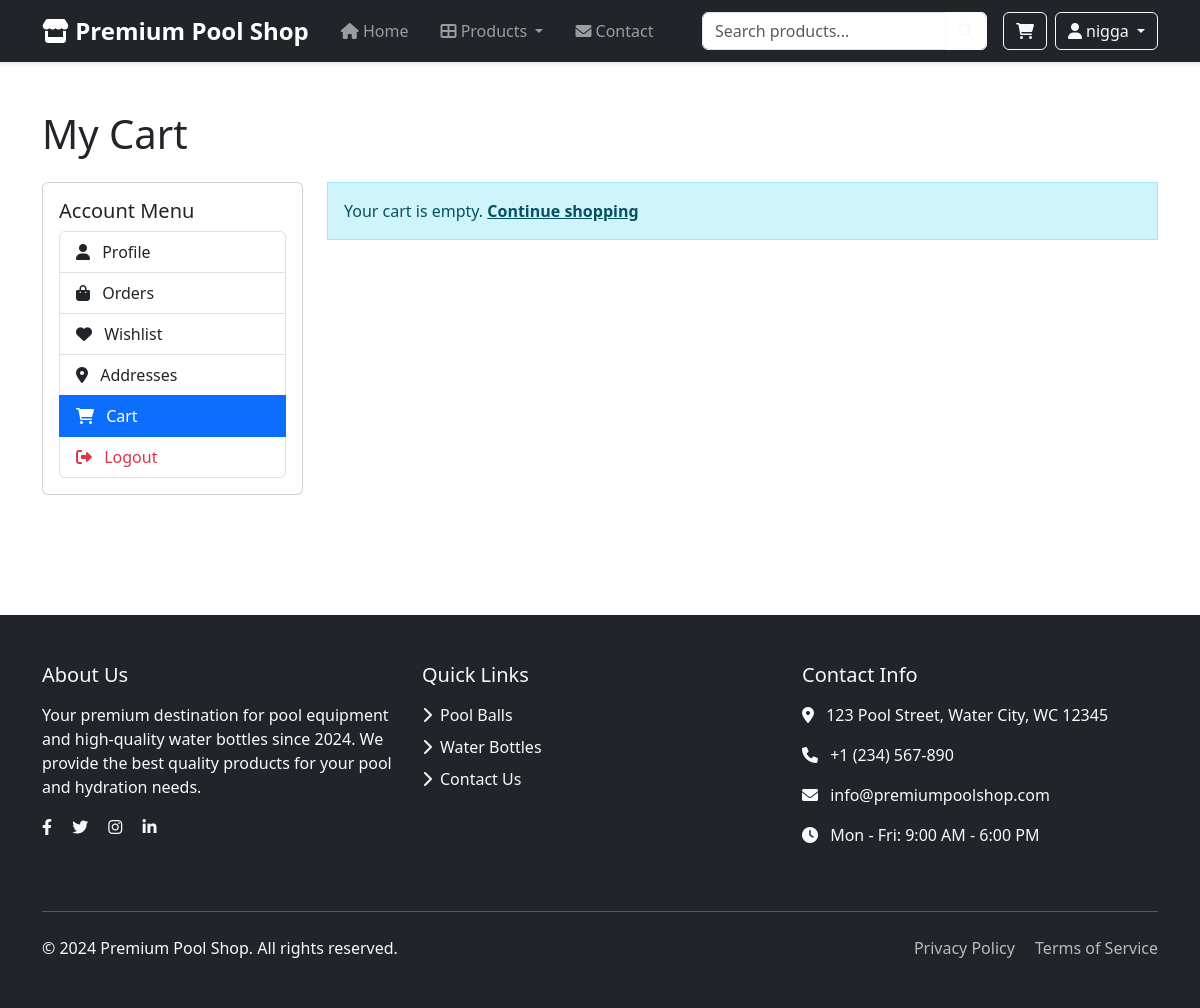
The app's page /cart/cart.php (signed in), older data.
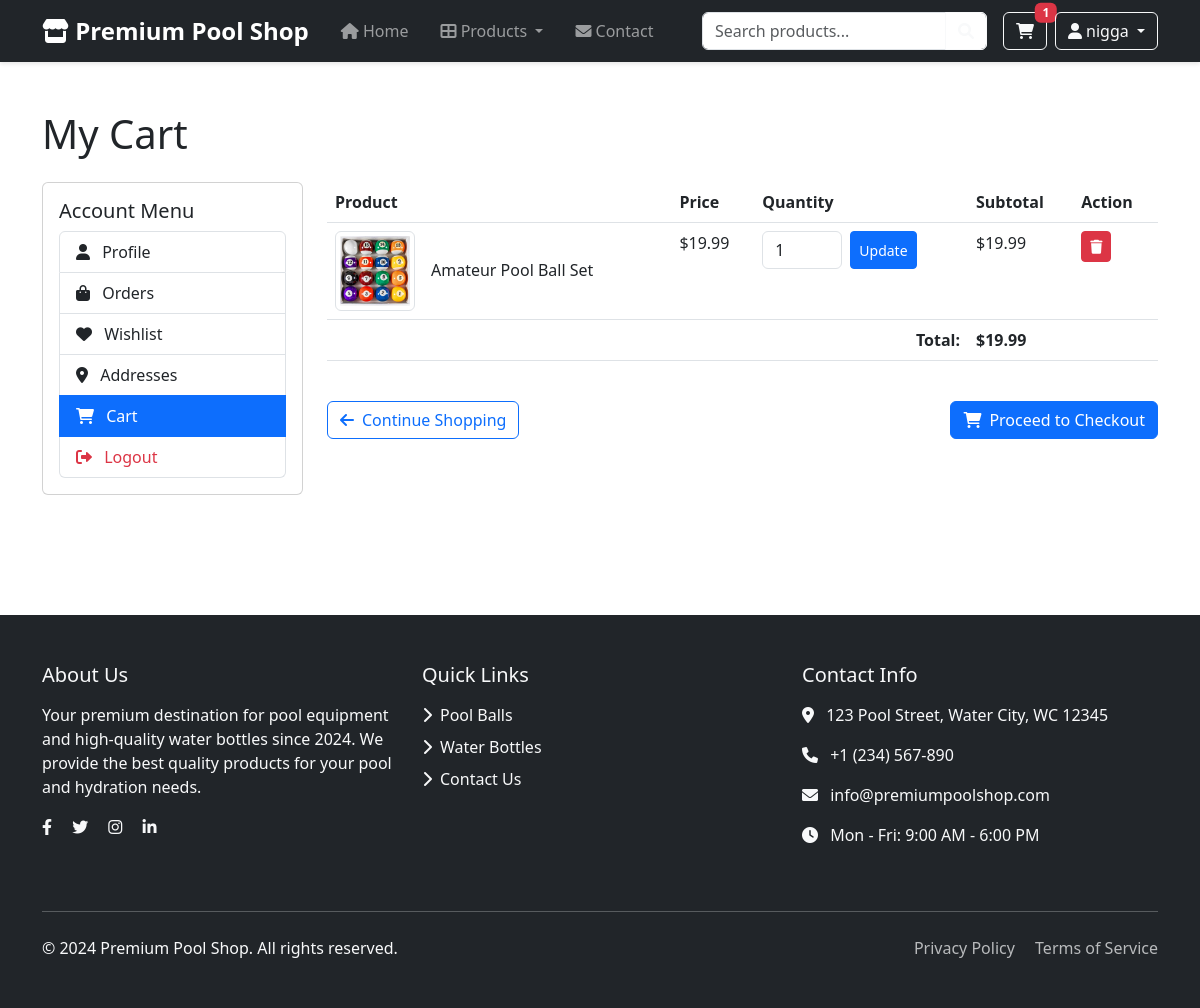
The same page, newer data.
### tables this page shows
CREATE TABLE `cart` (
  `id` int(11) NOT NULL,
  `user_id` int(11) NOT NULL,
  `product_id` int(11) NOT NULL,
  `quantity` int(11) NOT NULL DEFAULT 1
);

CREATE TABLE `products` (
  `id` int(11) NOT NULL,
  `name` varchar(100) NOT NULL,
  `description` text DEFAULT NULL,
  `size` varchar(50) DEFAULT NULL,
  `weight` decimal(10,2) DEFAULT NULL,
  `price` decimal(10,2) NOT NULL,
  `stock_quantity` int(11) NOT NULL DEFAULT 0,
  `category_id` int(11) DEFAULT NULL
);

### includes/config/session.php (called while the page is built, shortened)
<?php
function isLoggedIn() {
    return isset($_SESSION['user_id']);
}
function getCurrentUsername() {
    return $_SESSION['username'] ?? 'Guest';
}
?>

### cart/cart.php (the view, shortened to what this page needs)
<?php
require_once __DIR__ . "/../includes/config/database.php";
require_once __DIR__ . "/../includes/config/session.php";
$cart_sql = "SELECT c.*, p.name, p.price, p.stock_quantity,
            (SELECT image_url FROM product_images WHERE product_id = p.id AND image_order = 1 LIMIT 1) as product_image
            FROM cart c
            JOIN products p ON c.product_id = p.id
            WHERE c.user_id = ?";
$cart_stmt = mysqli_prepare($conn, $cart_sql);
mysqli_stmt_bind_param($cart_stmt, "i", $_SESSION['user_id']);
mysqli_stmt_execute($cart_stmt);
$cart_result = mysqli_stmt_get_result($cart_stmt);
$cart_items = [];
$total = 0;
while ($row = mysqli_fetch_assoc($cart_result)) {
    $item = [
        'id' => $row['id'],
        'product_id' => $row['product_id'],
        'name' => $row['name'],
        'quantity' => $row['quantity'],
        'price' => $row['price'],
        'stock_quantity' => $row['stock_quantity'],
        'product_image' => $row['product_image']
    ];
    $cart_items[] = $item;
    $total += $item['price'] * $item['quantity'];
}
include __DIR__ . '/../includes/components/header.php';
?>
<div class="container py-5">
    <h1 class="mb-4">My Cart</h1>
    <div class="row">
        <?php include __DIR__ . '/../includes/components/account_menu.php'; ?>
        <div class="col-md-9">
            <?php if (empty($cart_items)): ?>
                <div class="alert alert-info">
                    Your cart is empty. <a href="/E-commerce_Belingheri_Barlascini/products.php" class="alert-link">Continue shopping</a>
                </div>
            <?php else: ?>
                <div class="table-responsive">
                    <table class="table">
                        <thead>
                            <tr>
                                <th>Product</th>
                                <th>Price</th>
                                <th>Quantity</th>
                                <th>Subtotal</th>
                                <th>Action</th>
                            </tr>
                        </thead>
                        <tbody>
                            <?php foreach ($cart_items as $item): ?>
                            <tr>
                                <td>
                                    <div class="d-flex align-items-center">
                                        <?php if ($item['product_image']): ?>
                                            <img src="<?php echo htmlspecialchars($item['product_image']); ?>"
                                                 alt="<?php echo htmlspecialchars($item['name']); ?>"
                                                 class="img-thumbnail"
                                                 style="width: 80px; height: 80px; object-fit: cover;">
                                        <?php endif; ?>
                                        <div class="ms-3">
                                            <h6 class="mb-0"><?php echo htmlspecialchars($item['name']); ?></h6>
                                        </div>
                                    </div>
                                </td>
                                <td>$<?php echo number_format($item['price'], 2); ?></td>
                                <td>
                                    <form method="POST" class="d-flex">
                                        <input type="number" name="quantity" value="<?php echo $item['quantity']; ?>" min="0" class="form-control" style="width: 80px;">
                                        <button type="submit" name="update_quantity" class="btn btn-sm btn-primary ms-2">Update</button>
                                    </form>
                                </td>
                                <td>$<?php echo number_format($item['price'] * $item['quantity'], 2); ?></td>
                                <td>
                                    <form method="POST">
                                        <button type="submit" name="remove_item" class="btn btn-sm btn-danger">
                                            <i class="fas fa-trash"></i>
                                        </button>
                                    </form>
                                </td>
                            </tr>
                            <?php endforeach; ?>
                        </tbody>
                        <tfoot>
                            <tr>
                                <td colspan="3" class="text-end"><strong>Total:</strong></td>
                                <td colspan="2"><strong>$<?php echo number_format($total, 2); ?></strong></td>
                            </tr>
                        </tfoot>
                    </table>
                </div>
                <div class="d-flex justify-content-between mt-4">
                    <a href="/E-commerce_Belingheri_Barlascini/products.php" class="btn btn-outline-primary">
                        <i class="fas fa-arrow-left me-2"></i>Continue Shopping
                    </a>
                    <a href="/E-commerce_Belingheri_Barlascini/checkout.php" class="btn btn-primary">
                        <i class="fas fa-shopping-cart me-2"></i>Proceed to Checkout
                    </a>
                </div>
            <?php endif; ?>
        </div>
    </div>
</div>
<?php include __DIR__ . '/../includes/components/footer.php'; ?>

### includes/components/header.php (shortened to what this page needs)
<?php
require_once __DIR__ . "/../config/functions.php";
require_once __DIR__ . "/../config/session.php";
$cart_count = 0;
if (isset($_SESSION['user_id'])) {
    $cart_count_sql = "SELECT COUNT(*) as count FROM cart WHERE user_id = ?";
    $cart_count_stmt = mysqli_prepare($conn, $cart_count_sql);
    mysqli_stmt_bind_param($cart_count_stmt, "i", $_SESSION['user_id']);
    mysqli_stmt_execute($cart_count_stmt);
    $cart_count_result = mysqli_stmt_get_result($cart_count_stmt);
    $cart_count = mysqli_fetch_assoc($cart_count_result)['count'];
}
?>
<!DOCTYPE html>
<html lang="en">
<head>
    <link href="https://cdn.jsdelivr.net/npm/bootstrap@5.3.0/dist/css/bootstrap.min.css" rel="stylesheet">
    <link href="https://cdnjs.cloudflare.com/ajax/libs/font-awesome/6.0.0/css/all.min.css" rel="stylesheet">
</head>
<body>
    <nav class="navbar navbar-expand-lg navbar-dark bg-dark sticky-top">
        <div class="container">
            <a class="navbar-brand" href="/E-commerce_Belingheri_Barlascini/index.php">
                <i class="fas fa-store"></i> Premium Pool Shop
            </a>
            <div class="collapse navbar-collapse" id="navbarNav">
                <ul class="navbar-nav me-auto">
                    <li class="nav-item">
                        <a class="nav-link" href="/E-commerce_Belingheri_Barlascini/index.php">
                            <i class="fas fa-home"></i> Home
                        </a>
                    </li>
                    <li class="nav-item dropdown">
                        <a class="nav-link dropdown-toggle" href="#" id="productsDropdown" role="button" data-bs-toggle="dropdown">
                            <i class="fas fa-th-large"></i> Products
                        </a>
                    </li>
                    <li class="nav-item">
                        <a class="nav-link" href="/E-commerce_Belingheri_Barlascini/pages/contact.php">
                            <i class="fas fa-envelope"></i> Contact
                        </a>
                    </li>
                </ul>
                <form class="d-flex me-3 search-form" action="/E-commerce_Belingheri_Barlascini/products.php" method="GET">
                    <input class="form-control" type="search" name="search" placeholder="Search products...">
                    <button class="btn btn-outline-light" type="submit">
                        <i class="fas fa-search"></i>
                    </button>
                </form>
                <div class="d-flex">
                    <a href="<?php echo isLoggedIn() ? '/E-commerce_Belingheri_Barlascini/cart/cart.php' : '/E-commerce_Belingheri_Barlascini/auth/login.php'; ?>" class="btn btn-outline-light me-2 position-relative">
                        <i class="fas fa-shopping-cart"></i>
                        <?php if($cart_count > 0): ?>
                            <span class="badge bg-danger position-absolute top-0 start-100 translate-middle"><?php echo $cart_count; ?></span>
                        <?php endif; ?>
                    </a>
                    <?php if(isLoggedIn()): ?>
                        <div class="dropdown">
                            <button class="btn btn-outline-light dropdown-toggle" type="button" id="userDropdown" data-bs-toggle="dropdown" aria-expanded="false">
                                <i class="fas fa-user"></i> <?php echo htmlspecialchars(getCurrentUsername()); ?>
                            </button>
                        </div>
                    <?php else: ?>
                        <a href="/E-commerce_Belingheri_Barlascini/auth/login.php" class="btn btn-outline-light">
                            <i class="fas fa-sign-in-alt"></i> Login
                        </a>
                    <?php endif; ?>
                </div>
            </div>
        </div>
    </nav>
</body>
</html>

### includes/components/account_menu.php (shortened to what this page needs)
<?php
$current_path = $_SERVER['PHP_SELF'];
function isActive($path, $section) {
    $result = strpos($path, BASE_PATH . $section) !== false;
    return $result;
}
function getUrl($path) {
    return BASE_PATH . $path;
}
?>
<div class="col-md-3">
    <div class="card mb-4">
        <div class="card-body">
            <h5 class="card-title">Account Menu</h5>
            <div class="list-group">
                <a href="<?php echo getUrl('/account/account.php'); ?>"
                   class="list-group-item list-group-item-action <?php echo isActive($current_path, '/account/') ? 'active' : ''; ?>">
                    <i class="fas fa-user me-2"></i> Profile
                </a>
                <a href="<?php echo getUrl('/orders/orders.php'); ?>"
                   class="list-group-item list-group-item-action <?php echo isActive($current_path, '/orders/') ? 'active' : ''; ?>">
                    <i class="fas fa-shopping-bag me-2"></i> Orders
                </a>
                <a href="<?php echo getUrl('/wishlist/wishlist.php'); ?>"
                   class="list-group-item list-group-item-action <?php echo isActive($current_path, '/wishlist/') ? 'active' : ''; ?>">
                    <i class="fas fa-heart me-2"></i> Wishlist
                </a>
                <a href="<?php echo getUrl('/addresses/addresses.php'); ?>"
                   class="list-group-item list-group-item-action <?php echo isActive($current_path, '/addresses/') ? 'active' : ''; ?>">
                    <i class="fas fa-map-marker-alt me-2"></i> Addresses
                </a>
                <a href="<?php echo getUrl('/cart/cart.php'); ?>"
                   class="list-group-item list-group-item-action <?php echo isActive($current_path, '/cart/') ? 'active' : ''; ?>"
                   onclick="console.log('Cart link clicked');">
                    <i class="fas fa-shopping-cart me-2"></i> Cart
                </a>
                <a href="<?php echo getUrl('/auth/logout.php'); ?>"
                   class="list-group-item list-group-item-action text-danger">
                    <i class="fas fa-sign-out-alt me-2"></i> Logout
                </a>
            </div>
        </div>
    </div>
</div>

### includes/components/footer.php (shortened to what this page needs)
    <footer class="bg-dark text-light py-5 mt-5">
        <div class="container">
            <div class="row">
                <div class="col-md-4 mb-4">
                    <h5 class="mb-3">About Us</h5>
                    <p>Your premium destination for pool equipment and high-quality water bottles since 2024. We provide the best quality products for your pool and hydration needs.</p>
                    <div class="social-links mt-3">
                        <a href="#" class="text-light me-3"><i class="fab fa-facebook-f"></i></a>
                        <a href="#" class="text-light me-3"><i class="fab fa-twitter"></i></a>
                        <a href="#" class="text-light me-3"><i class="fab fa-instagram"></i></a>
                        <a href="#" class="text-light"><i class="fab fa-linkedin-in"></i></a>
                    </div>
                </div>
                <div class="col-md-4 mb-4">
                    <h5 class="mb-3">Quick Links</h5>
                    <ul class="list-unstyled">
                        <li class="mb-2">
                            <a href="/E-commerce_Belingheri_Barlascini/products.php?category=pool_balls" class="text-light text-decoration-none">
                                <i class="fas fa-chevron-right me-2"></i>Pool Balls
                            </a>
                        </li>
                        <li class="mb-2">
                            <a href="/E-commerce_Belingheri_Barlascini/products.php?category=water_bottles" class="text-light text-decoration-none">
                                <i class="fas fa-chevron-right me-2"></i>Water Bottles
                            </a>
                        </li>
                        <li>
                            <a href="/E-commerce_Belingheri_Barlascini/pages/contact.php" class="text-light text-decoration-none">
                                <i class="fas fa-chevron-right me-2"></i>Contact Us
                            </a>
                        </li>
                    </ul>
                </div>
                <div class="col-md-4 mb-4">
                    <h5 class="mb-3">Contact Info</h5>
                    <ul class="list-unstyled">
                        <li class="mb-3">
                            <i class="fas fa-map-marker-alt me-2"></i>
                            123 Pool Street, Water City, WC 12345
                        </li>
                        <li class="mb-3">
                            <i class="fas fa-phone me-2"></i>
                            <a href="tel:+1234567890" class="text-light text-decoration-none">+1 (234) 567-890</a>
                        </li>
                        <li class="mb-3">
                            <i class="fas fa-envelope me-2"></i>
                            <a href="mailto:info@premiumpoolshop.com" class="text-light text-decoration-none">info@premiumpoolshop.com</a>
                        </li>
                        <li>
                            <i class="fas fa-clock me-2"></i>
                            Mon - Fri: 9:00 AM - 6:00 PM
                        </li>
                    </ul>
                </div>
            </div>
            <hr class="my-4">
            <div class="row">
                <div class="col-md-6 text-center text-md-start">
                    <p class="mb-0">&copy; 2024 Premium Pool Shop. All rights reserved.</p>
                </div>
                <div class="col-md-6 text-center text-md-end">
                    <span class="text-light text-decoration-none me-3" style="cursor: not-allowed; opacity: 0.7;">Privacy Policy</span>
                    <span class="text-light text-decoration-none" style="cursor: not-allowed; opacity: 0.7;">Terms of Service</span>
                </div>
            </div>
        </div>
    </footer>
</body>
</html>

### includes/components/header.php (style rules this page uses)
.navbar { box-shadow: 0 2px 4px rgba(0,0,0,0.1); }
.navbar-brand { font-weight: bold; font-size: 1.5rem; }
.nav-link { font-weight: 500; padding: 0.5rem 1rem !important; }
.search-form { position: relative; min-width: 200px; }
.search-form .form-control { padding-right: 40px; }
.search-form .btn { position: absolute; right: 0; top: 0; height: 100%; border-top-left-radius: 0; border-bottom-left-radius: 0; }
.alert { margin-bottom: 0; border-radius: 0; }

Row changes from the older to the newer data that the page shows:
added cart: product.name "Amateur Pool Ball Set", product.price "19.99", quantity "1", $item['price']*$item['quantity'] "19.99"
Text that changed along with them:
$cart_count: (not shown) → "1"
$total: (not shown) → "19.99"
text no longer shown: "Your cart is empty. Continue shopping"
text now shown: "Product Price Quantity Subtotal Action Total: $ Continue Shopping Proceed to Checkout"
